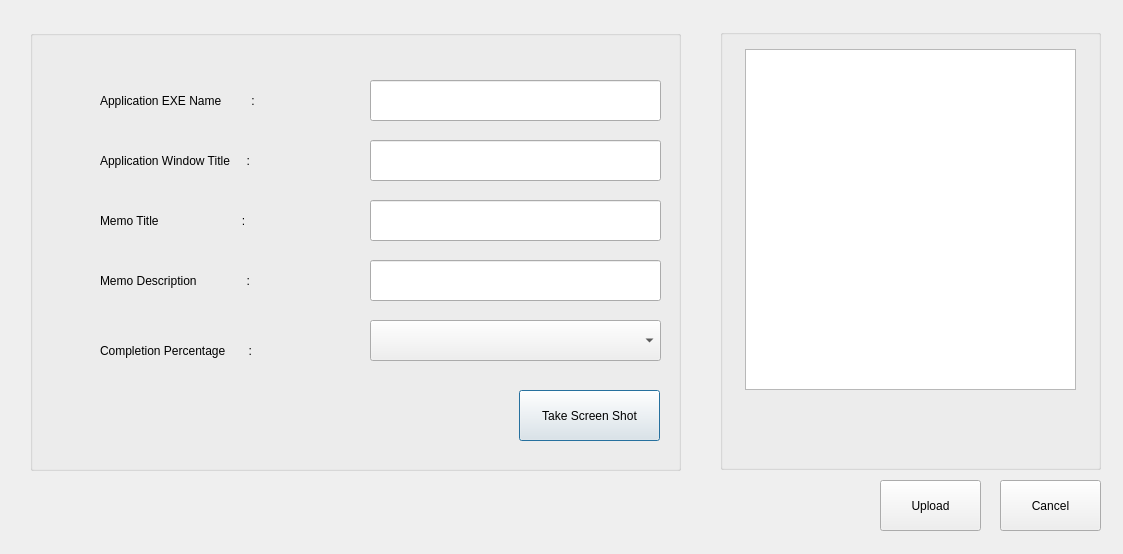
<?xml version="1.0" encoding="UTF-8"?>
<ui version="4.0">
 <class>UploadWorkLogDlg</class>
 <widget class="QDialog" name="UploadWorkLogDlg">
  <property name="geometry">
   <rect>
    <x>0</x>
    <y>0</y>
    <width>1123</width>
    <height>554</height>
   </rect>
  </property>
  <property name="windowTitle">
   <string>UploadWorkLog</string>
  </property>
  <widget class="QGroupBox" name="groupBox">
   <property name="geometry">
    <rect>
     <x>30</x>
     <y>30</y>
     <width>651</width>
     <height>441</height>
    </rect>
   </property>
   <property name="title">
    <string/>
   </property>
   <widget class="QLabel" name="label">
    <property name="geometry">
     <rect>
      <x>70</x>
      <y>50</y>
      <width>261</width>
      <height>41</height>
     </rect>
    </property>
    <property name="text">
     <string>Application EXE Name         :</string>
    </property>
   </widget>
   <widget class="QLabel" name="label_2">
    <property name="geometry">
     <rect>
      <x>70</x>
      <y>110</y>
      <width>261</width>
      <height>41</height>
     </rect>
    </property>
    <property name="text">
     <string>Application Window Title     : </string>
    </property>
   </widget>
   <widget class="QLabel" name="label_3">
    <property name="geometry">
     <rect>
      <x>70</x>
      <y>170</y>
      <width>261</width>
      <height>41</height>
     </rect>
    </property>
    <property name="text">
     <string>Memo Title                         :</string>
    </property>
   </widget>
   <widget class="QLabel" name="label_4">
    <property name="geometry">
     <rect>
      <x>70</x>
      <y>230</y>
      <width>261</width>
      <height>41</height>
     </rect>
    </property>
    <property name="text">
     <string>Memo Description               :</string>
    </property>
   </widget>
   <widget class="QLineEdit" name="lineEdit">
    <property name="geometry">
     <rect>
      <x>340</x>
      <y>50</y>
      <width>291</width>
      <height>41</height>
     </rect>
    </property>
   </widget>
   <widget class="QLabel" name="label_5">
    <property name="geometry">
     <rect>
      <x>70</x>
      <y>300</y>
      <width>231</width>
      <height>41</height>
     </rect>
    </property>
    <property name="text">
     <string>Completion Percentage       :</string>
    </property>
   </widget>
   <widget class="QLineEdit" name="lineEdit_2">
    <property name="geometry">
     <rect>
      <x>340</x>
      <y>110</y>
      <width>291</width>
      <height>41</height>
     </rect>
    </property>
   </widget>
   <widget class="QLineEdit" name="lineEdit_3">
    <property name="geometry">
     <rect>
      <x>340</x>
      <y>170</y>
      <width>291</width>
      <height>41</height>
     </rect>
    </property>
   </widget>
   <widget class="QLineEdit" name="lineEdit_4">
    <property name="geometry">
     <rect>
      <x>340</x>
      <y>230</y>
      <width>291</width>
      <height>41</height>
     </rect>
    </property>
   </widget>
   <widget class="QComboBox" name="comboBox">
    <property name="geometry">
     <rect>
      <x>340</x>
      <y>290</y>
      <width>291</width>
      <height>41</height>
     </rect>
    </property>
   </widget>
   <widget class="QPushButton" name="ScreenShotButton">
    <property name="geometry">
     <rect>
      <x>489</x>
      <y>360</y>
      <width>141</width>
      <height>51</height>
     </rect>
    </property>
    <property name="text">
     <string>Take Screen Shot</string>
    </property>
   </widget>
  </widget>
  <widget class="QGroupBox" name="groupBox_2">
   <property name="geometry">
    <rect>
     <x>720</x>
     <y>29</y>
     <width>381</width>
     <height>441</height>
    </rect>
   </property>
   <property name="title">
    <string/>
   </property>
   <widget class="QLabel" name="label_6">
    <property name="geometry">
     <rect>
      <x>10</x>
      <y>380</y>
      <width>321</width>
      <height>41</height>
     </rect>
    </property>
    <property name="text">
     <string/>
    </property>
   </widget>
   <widget class="QGraphicsView" name="graphicsView">
    <property name="geometry">
     <rect>
      <x>25</x>
      <y>20</y>
      <width>331</width>
      <height>341</height>
     </rect>
    </property>
   </widget>
  </widget>
  <widget class="QPushButton" name="pushButton_2">
   <property name="geometry">
    <rect>
     <x>880</x>
     <y>480</y>
     <width>101</width>
     <height>51</height>
    </rect>
   </property>
   <property name="text">
    <string>Upload</string>
   </property>
  </widget>
  <widget class="QPushButton" name="CancelButton">
   <property name="geometry">
    <rect>
     <x>1000</x>
     <y>480</y>
     <width>101</width>
     <height>51</height>
    </rect>
   </property>
   <property name="text">
    <string>Cancel</string>
   </property>
  </widget>
 </widget>
 <resources/>
 <connections/>
</ui>
